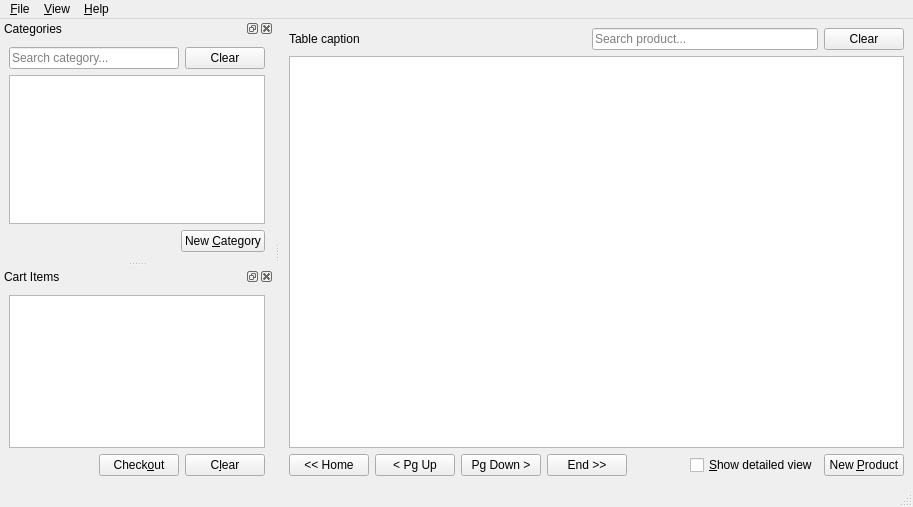
<?xml version="1.0" encoding="UTF-8"?>
<ui version="4.0">
 <class>MainWindow</class>
 <widget class="QMainWindow" name="MainWindow">
  <property name="geometry">
   <rect>
    <x>0</x>
    <y>0</y>
    <width>913</width>
    <height>507</height>
   </rect>
  </property>
  <property name="windowTitle">
   <string>MainWindow</string>
  </property>
  <property name="autoFillBackground">
   <bool>false</bool>
  </property>
  <property name="documentMode">
   <bool>false</bool>
  </property>
  <property name="dockNestingEnabled">
   <bool>false</bool>
  </property>
  <property name="unifiedTitleAndToolBarOnMac">
   <bool>false</bool>
  </property>
  <widget class="QWidget" name="centralwidget">
   <layout class="QVBoxLayout" name="verticalLayout">
    <item>
     <layout class="QVBoxLayout" name="verticalLayout_4">
      <item>
       <layout class="QHBoxLayout" name="horizontalLayout_2">
        <item>
         <widget class="QLabel" name="table_caption_lb">
          <property name="text">
           <string>Table caption</string>
          </property>
         </widget>
        </item>
        <item>
         <spacer name="horizontalSpacer_2">
          <property name="orientation">
           <enum>Qt::Horizontal</enum>
          </property>
          <property name="sizeHint" stdset="0">
           <size>
            <width>40</width>
            <height>20</height>
           </size>
          </property>
         </spacer>
        </item>
        <item>
         <widget class="QLineEdit" name="search_product_le">
          <property name="placeholderText">
           <string>Search product...</string>
          </property>
         </widget>
        </item>
        <item>
         <widget class="QPushButton" name="clear_product_search_pb">
          <property name="text">
           <string>Clear</string>
          </property>
         </widget>
        </item>
       </layout>
      </item>
      <item>
       <widget class="QTableWidget" name="products_tw">
        <property name="sizePolicy">
         <sizepolicy hsizetype="Expanding" vsizetype="Expanding">
          <horstretch>0</horstretch>
          <verstretch>0</verstretch>
         </sizepolicy>
        </property>
        <property name="contextMenuPolicy">
         <enum>Qt::CustomContextMenu</enum>
        </property>
        <property name="editTriggers">
         <set>QAbstractItemView::NoEditTriggers</set>
        </property>
        <property name="alternatingRowColors">
         <bool>true</bool>
        </property>
        <property name="selectionMode">
         <enum>QAbstractItemView::SingleSelection</enum>
        </property>
        <property name="selectionBehavior">
         <enum>QAbstractItemView::SelectRows</enum>
        </property>
       </widget>
      </item>
      <item>
       <layout class="QHBoxLayout" name="horizontalLayout_3">
        <item>
         <widget class="QPushButton" name="home_pb">
          <property name="text">
           <string>&lt;&lt; Home</string>
          </property>
         </widget>
        </item>
        <item>
         <widget class="QPushButton" name="pg_up_bp">
          <property name="text">
           <string>&lt; Pg Up</string>
          </property>
         </widget>
        </item>
        <item>
         <widget class="QPushButton" name="pg_down_pb">
          <property name="text">
           <string>Pg Down &gt;</string>
          </property>
         </widget>
        </item>
        <item>
         <widget class="QPushButton" name="end_pb">
          <property name="text">
           <string>End &gt;&gt;</string>
          </property>
         </widget>
        </item>
        <item>
         <spacer name="horizontalSpacer_3">
          <property name="orientation">
           <enum>Qt::Horizontal</enum>
          </property>
          <property name="sizeHint" stdset="0">
           <size>
            <width>40</width>
            <height>20</height>
           </size>
          </property>
         </spacer>
        </item>
        <item>
         <widget class="QCheckBox" name="detailview_ckb">
          <property name="text">
           <string>&amp;Show detailed view</string>
          </property>
         </widget>
        </item>
        <item>
         <widget class="QPushButton" name="add_product_pb">
          <property name="text">
           <string>New &amp;Product</string>
          </property>
         </widget>
        </item>
       </layout>
      </item>
     </layout>
    </item>
   </layout>
  </widget>
  <widget class="QStatusBar" name="statusbar"/>
  <widget class="QDockWidget" name="categories_dkw">
   <property name="sizePolicy">
    <sizepolicy hsizetype="Preferred" vsizetype="Preferred">
     <horstretch>0</horstretch>
     <verstretch>0</verstretch>
    </sizepolicy>
   </property>
   <property name="floating">
    <bool>false</bool>
   </property>
   <property name="windowTitle">
    <string>Categories</string>
   </property>
   <attribute name="dockWidgetArea">
    <number>1</number>
   </attribute>
   <widget class="QWidget" name="dockWidgetContents">
    <layout class="QVBoxLayout" name="verticalLayout_3">
     <item>
      <layout class="QVBoxLayout" name="verticalLayout_2">
       <item>
        <layout class="QHBoxLayout" name="horizontalLayout_4">
         <item>
          <widget class="QLineEdit" name="search_category_le">
           <property name="placeholderText">
            <string>Search category...</string>
           </property>
          </widget>
         </item>
         <item>
          <widget class="QPushButton" name="clear_category_search_pb">
           <property name="text">
            <string>Clear</string>
           </property>
          </widget>
         </item>
        </layout>
       </item>
       <item>
        <widget class="QListWidget" name="categories_lw">
         <property name="contextMenuPolicy">
          <enum>Qt::CustomContextMenu</enum>
         </property>
         <property name="alternatingRowColors">
          <bool>true</bool>
         </property>
         <property name="selectionBehavior">
          <enum>QAbstractItemView::SelectRows</enum>
         </property>
        </widget>
       </item>
       <item>
        <layout class="QHBoxLayout" name="horizontalLayout">
         <item>
          <spacer name="horizontalSpacer">
           <property name="orientation">
            <enum>Qt::Horizontal</enum>
           </property>
           <property name="sizeHint" stdset="0">
            <size>
             <width>40</width>
             <height>20</height>
            </size>
           </property>
          </spacer>
         </item>
         <item>
          <widget class="QPushButton" name="add_category_pb">
           <property name="text">
            <string>New &amp;Category</string>
           </property>
          </widget>
         </item>
        </layout>
       </item>
      </layout>
     </item>
    </layout>
   </widget>
  </widget>
  <widget class="QDockWidget" name="cartitems_dkw">
   <property name="floating">
    <bool>false</bool>
   </property>
   <property name="windowTitle">
    <string>Cart Items</string>
   </property>
   <attribute name="dockWidgetArea">
    <number>1</number>
   </attribute>
   <widget class="QWidget" name="dockWidgetContents_2">
    <layout class="QVBoxLayout" name="verticalLayout_9">
     <item>
      <layout class="QVBoxLayout" name="verticalLayout_8">
       <item>
        <widget class="QTableWidget" name="cart_tw">
         <property name="sizePolicy">
          <sizepolicy hsizetype="Expanding" vsizetype="Expanding">
           <horstretch>0</horstretch>
           <verstretch>0</verstretch>
          </sizepolicy>
         </property>
         <property name="contextMenuPolicy">
          <enum>Qt::CustomContextMenu</enum>
         </property>
         <property name="editTriggers">
          <set>QAbstractItemView::NoEditTriggers</set>
         </property>
         <property name="alternatingRowColors">
          <bool>true</bool>
         </property>
         <property name="selectionMode">
          <enum>QAbstractItemView::SingleSelection</enum>
         </property>
         <property name="selectionBehavior">
          <enum>QAbstractItemView::SelectRows</enum>
         </property>
        </widget>
       </item>
       <item>
        <layout class="QHBoxLayout" name="horizontalLayout_6">
         <item>
          <spacer name="horizontalSpacer_6">
           <property name="orientation">
            <enum>Qt::Horizontal</enum>
           </property>
           <property name="sizeHint" stdset="0">
            <size>
             <width>40</width>
             <height>20</height>
            </size>
           </property>
          </spacer>
         </item>
         <item>
          <widget class="QPushButton" name="checkout_pb">
           <property name="text">
            <string>Check&amp;out</string>
           </property>
          </widget>
         </item>
         <item>
          <widget class="QPushButton" name="clear_cart_pb">
           <property name="text">
            <string>C&amp;lear</string>
           </property>
          </widget>
         </item>
        </layout>
       </item>
      </layout>
     </item>
    </layout>
   </widget>
  </widget>
  <widget class="QMenuBar" name="menubar">
   <property name="geometry">
    <rect>
     <x>0</x>
     <y>0</y>
     <width>913</width>
     <height>28</height>
    </rect>
   </property>
   <widget class="QMenu" name="menu_view">
    <property name="title">
     <string>&amp;View</string>
    </property>
    <addaction name="action_toggle_categories"/>
    <addaction name="action_toggle_cartitems"/>
    <addaction name="separator"/>
   </widget>
   <widget class="QMenu" name="menu_file">
    <property name="geometry">
     <rect>
      <x>324</x>
      <y>156</y>
      <width>133</width>
      <height>206</height>
     </rect>
    </property>
    <property name="title">
     <string>&amp;File</string>
    </property>
    <widget class="QMenu" name="menuNew">
     <property name="title">
      <string>New</string>
     </property>
     <addaction name="action_add_product"/>
     <addaction name="action_add_category"/>
     <addaction name="action_add_user"/>
    </widget>
    <addaction name="menuNew"/>
    <addaction name="action_show_sales"/>
    <addaction name="separator"/>
    <addaction name="action_preferences"/>
    <addaction name="separator"/>
    <addaction name="action_exit"/>
   </widget>
   <widget class="QMenu" name="menu_help">
    <property name="title">
     <string>&amp;Help</string>
    </property>
    <addaction name="action_about"/>
   </widget>
   <addaction name="menu_file"/>
   <addaction name="menu_view"/>
   <addaction name="menu_help"/>
  </widget>
  <action name="action_add_product">
   <property name="text">
    <string>Product</string>
   </property>
   <property name="statusTip">
    <string>Add a new product</string>
   </property>
   <property name="shortcut">
    <string>Ctrl+D</string>
   </property>
  </action>
  <action name="action_add_category">
   <property name="text">
    <string>Category</string>
   </property>
   <property name="statusTip">
    <string>Add a new category</string>
   </property>
   <property name="shortcut">
    <string>Ctrl+A</string>
   </property>
  </action>
  <action name="action_add_user">
   <property name="text">
    <string>User</string>
   </property>
   <property name="statusTip">
    <string>Add a new user</string>
   </property>
   <property name="shortcut">
    <string>Ctrl+U</string>
   </property>
  </action>
  <action name="action_exit">
   <property name="text">
    <string>Exit</string>
   </property>
   <property name="statusTip">
    <string>Quit Application</string>
   </property>
   <property name="whatsThis">
    <string>Quit</string>
   </property>
   <property name="shortcut">
    <string>Ctrl+Q</string>
   </property>
   <property name="shortcutContext">
    <enum>Qt::WindowShortcut</enum>
   </property>
  </action>
  <action name="action_preferences">
   <property name="text">
    <string>Preferences</string>
   </property>
   <property name="statusTip">
    <string>Change preferences</string>
   </property>
   <property name="shortcut">
    <string>Ctrl+J</string>
   </property>
  </action>
  <action name="action_show_sales">
   <property name="checkable">
    <bool>false</bool>
   </property>
   <property name="text">
    <string>Sales</string>
   </property>
   <property name="statusTip">
    <string>Show/Hide sales window</string>
   </property>
   <property name="shortcut">
    <string>Ctrl+L</string>
   </property>
  </action>
  <action name="action_about">
   <property name="text">
    <string>About</string>
   </property>
  </action>
  <action name="action_toggle_categories">
   <property name="checkable">
    <bool>true</bool>
   </property>
   <property name="checked">
    <bool>true</bool>
   </property>
   <property name="text">
    <string>Categories</string>
   </property>
   <property name="statusTip">
    <string>Show/Hide categories</string>
   </property>
   <property name="shortcut">
    <string>Ctrl+G</string>
   </property>
  </action>
  <action name="action_toggle_cartitems">
   <property name="checkable">
    <bool>true</bool>
   </property>
   <property name="checked">
    <bool>true</bool>
   </property>
   <property name="text">
    <string>Cart Items</string>
   </property>
   <property name="statusTip">
    <string>Show/Hide cart items</string>
   </property>
   <property name="shortcut">
    <string>Ctrl+H</string>
   </property>
  </action>
 </widget>
 <tabstops>
  <tabstop>search_category_le</tabstop>
  <tabstop>clear_category_search_pb</tabstop>
  <tabstop>categories_lw</tabstop>
  <tabstop>add_category_pb</tabstop>
  <tabstop>cart_tw</tabstop>
  <tabstop>checkout_pb</tabstop>
  <tabstop>clear_cart_pb</tabstop>
  <tabstop>search_product_le</tabstop>
  <tabstop>clear_product_search_pb</tabstop>
  <tabstop>home_pb</tabstop>
  <tabstop>pg_up_bp</tabstop>
  <tabstop>pg_down_pb</tabstop>
  <tabstop>end_pb</tabstop>
  <tabstop>detailview_ckb</tabstop>
  <tabstop>add_product_pb</tabstop>
  <tabstop>products_tw</tabstop>
 </tabstops>
 <resources/>
 <connections/>
</ui>
